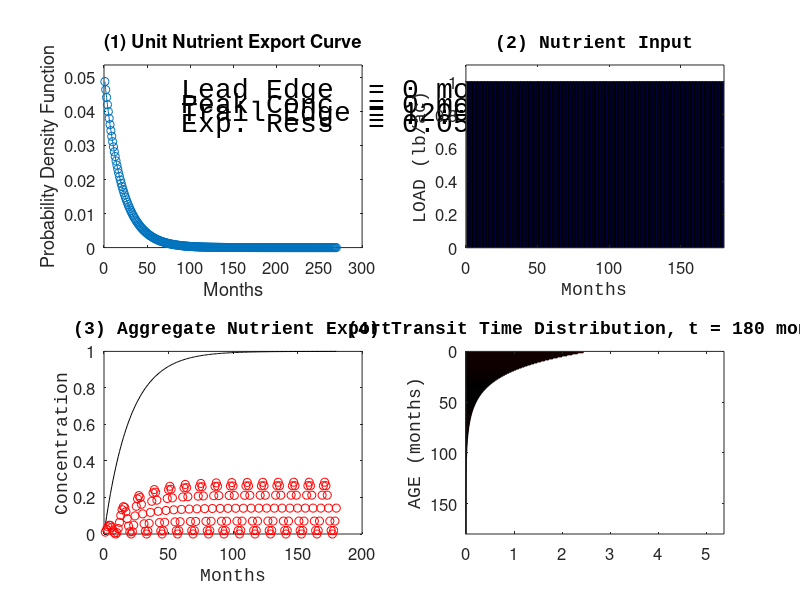

Here is the MATLAB script that generated this plot:
% Unit Nutrient Export Curve [UNEC - unique]

ParamLeadEdge  = 0*12.0+0;
ParamPeakConc  = 0.0;
ParamTrailEdge = 1200.0; % months
ParamExponent1 = 0.1;
ParamExponent2 = 0.05;
ParamNormalize = 1;

%nMonths = 25*12;
nYears  = 15;
nMonths = nYears*12;

PAUSE1 = 0;

ResponseCurve = zeros(ParamTrailEdge,1);
ResponseCurveTotal = 0;

for i = 1:ParamTrailEdge
    if ( i < ParamLeadEdge )
        ResponseCurve(i,1) = 0;
    elseif ( i < ParamPeakConc )
        %ResponseCurve(i,1) = exp(  ParamExponent1 * ( i - ParamPeakConc ) );
        ResponseCurve(i,1) = sqrt (  i - ParamLeadEdge ) / (sqrt (ParamPeakConc - ParamLeadEdge ));
    else
        ResponseCurve(i,1) = exp( -ParamExponent2 * ( i - ParamPeakConc ) );
    end
    
    %if ( ParamNormalize == 1 )
        ResponseCurveTotal = ResponseCurveTotal + ResponseCurve(i,1);
    %else
    %    ResponseCurveTotal = 1;
    %end
end

MeanResidenceTime = 0;
for i = 1:ParamTrailEdge
    if (MeanResidenceTime < 0.5 * ResponseCurveTotal && MeanResidenceTime + ResponseCurve(i,1) >= 0.5 * ResponseCurveTotal)
        MeanResidenceTime = i + 1
    else
        MeanResidenceTime = MeanResidenceTime + ResponseCurve(i,1);
    end
    
    if ( ParamNormalize == 1 )
        ResponseCurve(i,1) = ResponseCurve(i,1) / ResponseCurveTotal;
    end
end


%ResponseCurve(1:24)
figure(1); clf;
pause(PAUSE1);
subplot(2,2,1)
set(gcf,'color','w');

plot(ResponseCurve(1:1.5*nMonths),'o-');
set(gca,'Ylim',[0 1.1*(max(ResponseCurve(1:nMonths)))]);
set(gca,'FontSize',12);
set(gcf,'DefaultTextFontSize',20);
set(gcf,'DefaultTextFontName','Courier New');

title(['(1) Unit Nutrient Export Curve'],'FontWeight','bold');
ylabel(['Probability Density Function']);
xlabel(['Months']);
text(nMonths/2,max(ResponseCurve(1:nMonths))*.95,0,['Lead Edge  = ' int2str(ParamLeadEdge) ' months']);
text(nMonths/2,max(ResponseCurve(1:nMonths))*.88,0,['Peak Conc  = ' int2str(ParamPeakConc) ' months']);
text(nMonths/2,max(ResponseCurve(1:nMonths))*.81,0,['Trail Edge = ' int2str(ParamTrailEdge) ' months']);
%text(nMonths/2,max(ResponseCurve(1:nMonths))*.74,0,['Exp. Rise  = ' num2str(ParamExponent1,3) ' ']);
text(nMonths/2,max(ResponseCurve(1:nMonths))*.74,0,['Exp. Ress  = ' num2str(ParamExponent2,3) ' ']);

Inputs = zeros(nMonths,1);

cResponseCurve = zeros(ParamTrailEdge,1);

TransTimeDist = zeros(nMonths,nMonths);
Qo = 100;
TARGET = 1.5 * (nMonths/12);
%Flow = zeros(nMonths);
%Flow = ones(nMonths);
%Flow = 1 + Qo.*rand(nMonths,1);
for i = 1:nMonths
    Flow(i) = (Qo/2) * ( 1 + sin(2*pi*mod(i,12)/12) );
end
%return
%
Inputs(5,1)  = 1;
Inputs(17,1) = 1;
%

%
for i = 1:nMonths
    Inputs(i,1) = 1;
    %Inputs(i,1) = 0.5 * ( 1 + sin(2*pi*mod(i,12)/12) );
    %Inputs(i,1) = 0.5 * ( 1 + sin(2*pi*mod(i,12)/12) ) / (1*(12+i)/12);
end
%

%
%Inputs(17,1) = 0.5;
%

%Inputs(1:nMonths)
%figure(2); plot(Inputs(1:nMonths));
%figure(1);
subplot(2,2,2)

set(gcf,'color','w');
bar(Inputs(1:nMonths),'b');
set(gca,'FontSize',12)
set(gca,'Ylim',[0 1.1*max(max(Inputs))]);
set(gca,'Xlim',[0 nMonths]);
%set(gca,'ylable','load kg/ac');
title(['(2) Nutrient Input'],'FontWeight','bold');
ylabel(['LOAD (lb/ac)']);
xlabel(['Months']);


for i = 1:nMonths
    for j = i:nMonths
        cResponseCurve(j,1) = cResponseCurve(j,1) + ...
        ResponseCurve(j-i+1,1) * ...
        Inputs(i,1);
    
        %if ( Inputs(i,1) > 0 )
            TransTimeDist(j-i+1,j) = ResponseCurve(j-i+1) * Inputs(i,1);
        %else
        %    TransTimeDist(j,i) = 0.0;
        %end
    end
end
%figure(3);
subplot(2,2,3); hold on;
set(gcf,'color','w');
plot(cResponseCurve(1:nMonths),'k');
set(gca,'FontSize',12)
title(['(3) Aggregate Nutrient Export'],'FontWeight','bold');
ylabel(['Concentration']);
xlabel(['Months']);

%figure(4);
subplot(2,2,4)

set(gcf,'color','w');
%subplot(1,1,1);
%title('Transit Time Distribution');
%set(gca,'YDir','reverse');
%set(gca,'XLim',[0,5]);
%y4 = axes
%set(y4,'Ydir','reverse')
    %max([TransTimeDist])
    
temp = 0;
for i = 1:nMonths
    temp = temp + Flow(i) * cResponseCurve(i);
end
    
for i = 1:nMonths
    subplot(2,2,3)
    set(gca,'box','on');
    plot(i,Flow(i)*cResponseCurve(i)*(TARGET/temp),'or');
    
    subplot(2,2,4)
    barh(Flow(i)*TransTimeDist(:,i),'r');
    %set(gca,'ylable','Transit Time');
    
    %y4 = 
    %axis([0 0.2 0 nMonths])
    set(gca,'FontSize',12)
    set(gca,'Xlim',[0 1.1*Qo*max(max(TransTimeDist))]);
    set(gca,'Ylim',[0 nMonths]);
    set(gca,'Ydir','reverse');
    title(['(4) Transit Time Distribution, t = ' int2str(i) ' months'],'FontWeight','bold');
    ylabel(['AGE (months)']);

    %y4 = axes;
    %set(y4,'Ydir','reverse');
    %set(gca,'xlim','[0 5]');
    pause(0.15);
end